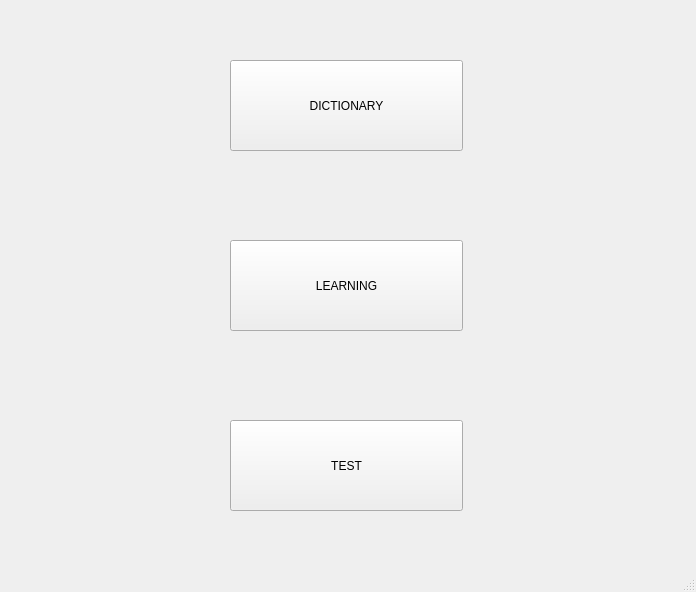
<?xml version="1.0" encoding="UTF-8"?>
<ui version="4.0">
 <class>English</class>
 <widget class="QMainWindow" name="English">
  <property name="geometry">
   <rect>
    <x>0</x>
    <y>0</y>
    <width>696</width>
    <height>592</height>
   </rect>
  </property>
  <property name="windowTitle">
   <string>English</string>
  </property>
  <widget class="QWidget" name="centralwidget">
   <widget class="QPushButton" name="dictionaryButton">
    <property name="geometry">
     <rect>
      <x>230</x>
      <y>60</y>
      <width>233</width>
      <height>91</height>
     </rect>
    </property>
    <property name="text">
     <string>DICTIONARY</string>
    </property>
   </widget>
   <widget class="QPushButton" name="learningButton">
    <property name="geometry">
     <rect>
      <x>230</x>
      <y>240</y>
      <width>233</width>
      <height>91</height>
     </rect>
    </property>
    <property name="text">
     <string>LEARNING</string>
    </property>
   </widget>
   <widget class="QPushButton" name="testButton">
    <property name="geometry">
     <rect>
      <x>230</x>
      <y>420</y>
      <width>233</width>
      <height>91</height>
     </rect>
    </property>
    <property name="text">
     <string>TEST</string>
    </property>
   </widget>
  </widget>
  <widget class="QStatusBar" name="statusbar"/>
 </widget>
 <resources/>
 <connections/>
</ui>
